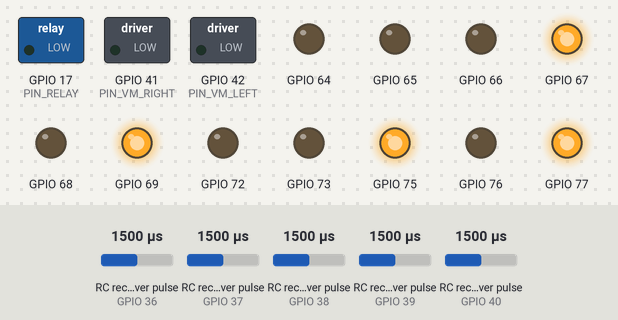
Recording of a sketch running on a simulated ESP32-S3. Shown: switched loads named in the sketch (green lamp = pin HIGH), output pins drawn as LEDs (lit = HIGH). Wiring (inferred from the names in the program): 5 × RC receiver channel: data GPIO 36 / data GPIO 37 / data GPIO 38 / data GPIO 39 / data GPIO 40. Inputs (shaded band) come from the test bench; at power-on: RC receiver pulse (sensors on GPIO 36, GPIO 37, GPIO 39, GPIO 38, GPIO 40) 1500 µs. What the sketch prints to the serial monitor is not drawn.

Above: at 1.7 s.
1.8 s: RC receiver pulse (sensor on GPIO 36) set to 1512 µs
At 2.5 s:
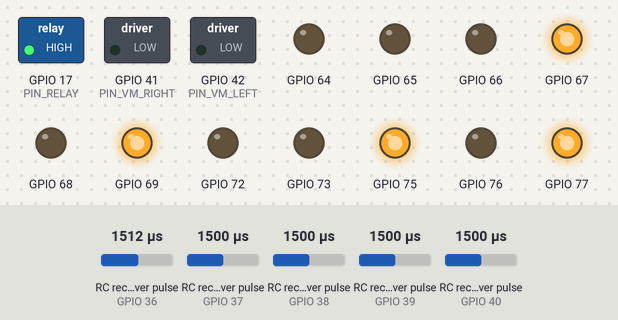
3.4 s: RC receiver pulse (sensor on GPIO 37) set to 1411 µs
4.9 s: RC receiver pulse (sensor on GPIO 37) set to 1399 µs
At 5.5 s:
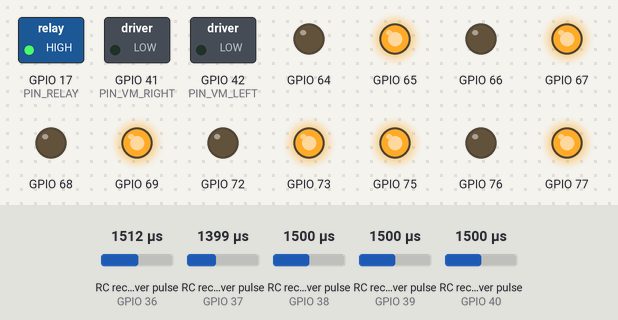
6.4 s: RC receiver pulse (sensor on GPIO 39) set to 1415 µs
7.9 s: RC receiver pulse (sensor on GPIO 39) set to 1399 µs
At 9.2 s:
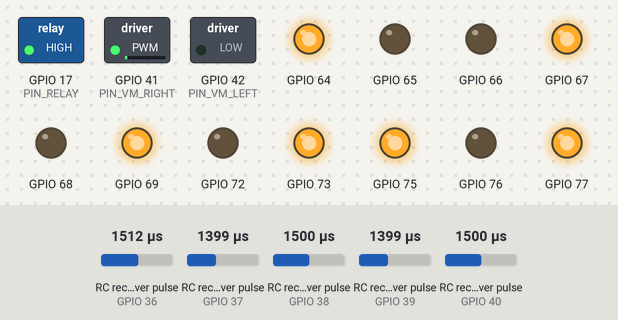
9.5 s: RC receiver pulse (sensor on GPIO 36) set to 1020 µs
At 9.9 s:
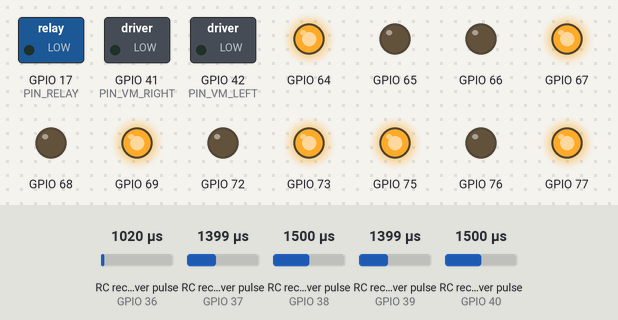
Timing chart, 0 to 12.0 s (numbered marks = the images above; inputs shaded):
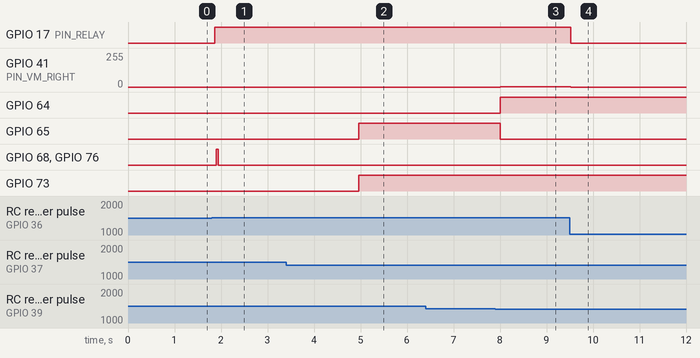

Measured:
- the behaviour switches between 1500 and 1501 µs on RC receiver pulse (sensor on GPIO 36) (found by bisection; images 0 and 1)
- the behaviour switches between 1400 and 1399 µs on RC receiver pulse (sensor on GPIO 37) (found by bisection; images 1 and 2)
- the behaviour switches between 1400 and 1399 µs on RC receiver pulse (sensor on GPIO 39) (found by bisection; images 2 and 3)
- after the input at 1.8 s, GPIO 17 (PIN_RELAY): LOW → HIGH after 0.06 s; GPIO 68, GPIO 76: LOW → HIGH after 0.09 s, → LOW 0.05 s later
- after the input at 3.4 s, every drawn part: stays the same
- after the input at 4.9 s, GPIO 65, GPIO 73: LOW → HIGH after 0.06 s
- after the input at 6.4 s, every drawn part: stays the same
- after the input at 7.9 s, GPIO 41 (PIN_VM_RIGHT): 0/255 → 1/255 after 0.10 s; GPIO 64: LOW → HIGH after 0.10 s; GPIO 65: HIGH → LOW after 0.10 s
- after the input at 9.5 s, GPIO 17 (PIN_RELAY): HIGH → LOW at once; GPIO 41 (PIN_VM_RIGHT): 1/255 → 0/255 at once

The sketch:

base.ino
```cpp
#include <Adafruit_MCP23X17.h>
#include <Wire.h>
#include <WiFi.h>
#include <esp_now.h>
#include "driver/gpio.h"

// ─── Pin definitions ──────────────────────────────────────────────────────────
const gpio_num_t PIN_CH1 = GPIO_NUM_40;  // right stick X → cylinder 2
const gpio_num_t PIN_CH2 = GPIO_NUM_39;  // left  stick Y → linear velocity
const gpio_num_t PIN_CH3 = GPIO_NUM_38;  // right stick Y → cylinder 1
const gpio_num_t PIN_CH4 = GPIO_NUM_37;  // left  stick X → angular velocity
const gpio_num_t PIN_CH5 = GPIO_NUM_36;  // switch A      → relay on/off

const gpio_num_t PIN_VM_LEFT  = GPIO_NUM_42;
const gpio_num_t PIN_VM_RIGHT = GPIO_NUM_41;
const gpio_num_t PIN_RELAY    = GPIO_NUM_17;
const gpio_num_t PIN_SDA      = GPIO_NUM_18;
const gpio_num_t PIN_SCL      = GPIO_NUM_8;

// ─── IO expander (MCP23017, addr 0x20) ───────────────────────────────────────
Adafruit_MCP23X17 mcp;
const uint8_t MCP_ADDR      = 0x20;
const uint8_t FWD_L         = 0;
const uint8_t REV_L         = 1;
const uint8_t STOP_MODE_L   = 2;
const uint8_t M0_L          = 3;
const uint8_t ALARM_RESET_L = 4;
const uint8_t MB_FREE_L     = 5;
const uint8_t FWD_R         = 8;
const uint8_t REV_R         = 9;
const uint8_t STOP_MODE_R   = 10;
const uint8_t M0_R          = 11;
const uint8_t ALARM_RESET_R = 12;
const uint8_t MB_FREE_R     = 13;

// ─── ESP-NOW: sub-board address (broadcast) ───────────────────────────────────
uint8_t SUB_BOARD_ADDR[] = { 0xFF, 0xFF, 0xFF, 0xFF, 0xFF, 0xFF };

// Command sent to sub-board — must match SubBoardCmd in attachment firmware.
typedef struct {
  float cylinder_1;  // [-1.0, 1.0]  positive = forward
  float cylinder_2;  // [-1.0, 1.0]  positive = forward
  int   power;       // 1 = on, 0 = off
} SubBoardCmd;

// ─── Tunable parameters ───────────────────────────────────────────────────────
const float DEADZONE          = 0.2f;
const float LINEAR_SPEED_MAX  = 0.8;  // [m/s]
const float ANGULAR_SPEED_MAX = 0.764398163f;  // [rad/s]
const float WHEEL_DISTANCE    = 0.600f;         // [m]
const float WHEEL_RADIUS      = 0.1105f;        // [m]
const float REDUCTION_RATIO   = 100.0f;
const int   MAX_RPM           = 4000;

// ─── State ───────────────────────────────────────────────────────────────────
int g_power_relay = 0;
int g_left_rpm    = 0;
int g_right_rpm   = 0;

// ─────────────────────────────────────────────────────────────────────────────

float normPulse(uint16_t pulse) {
  float x = constrain((float)pulse, 1000.0f, 2000.0f);
  return (x - 1500.0f) / 500.0f;
}

float remapDeadzone(float v, float dz) {
  if (v == 0.0f) return 0.0f;
  float sign = (v > 0.0f) ? 1.0f : -1.0f;
  return sign * (abs(v) - dz) / (1.0f - dz);
}

float velToRpm(float v) {
  return (30.0f / M_PI) * (REDUCTION_RATIO / WHEEL_RADIUS) * v;
}

void ik(float v, float w) {
  if (v < 0) w = -w;

  float left_rpm  = velToRpm(v - WHEEL_DISTANCE * w);
  float right_rpm = velToRpm(v + WHEEL_DISTANCE * w);

  if (left_rpm > 0)       { mcp.digitalWrite(FWD_L, HIGH); mcp.digitalWrite(REV_L, LOW);  }
  else if (left_rpm < 0)  { mcp.digitalWrite(FWD_L, LOW);  mcp.digitalWrite(REV_L, HIGH); }
  else                    { mcp.digitalWrite(FWD_L, LOW);  mcp.digitalWrite(REV_L, LOW);  }

  if (right_rpm > 0)      { mcp.digitalWrite(FWD_R, LOW);  mcp.digitalWrite(REV_R, HIGH); }
  else if (right_rpm < 0) { mcp.digitalWrite(FWD_R, HIGH); mcp.digitalWrite(REV_R, LOW);  }
  else                    { mcp.digitalWrite(FWD_R, LOW);  mcp.digitalWrite(REV_R, LOW);  }

  g_left_rpm  = (int)left_rpm;
  g_right_rpm = (int)right_rpm;
}

void writeMotorPwm(int left_rpm, int right_rpm) {
  int l = map(constrain(abs(left_rpm),  0, MAX_RPM), 0, MAX_RPM, 0, 255);
  int r = map(constrain(abs(right_rpm), 0, MAX_RPM), 0, MAX_RPM, 0, 255);
  mcp.digitalWrite(MB_FREE_L, HIGH);
  mcp.digitalWrite(MB_FREE_R, HIGH);
  analogWrite(PIN_VM_LEFT,  l);
  analogWrite(PIN_VM_RIGHT, r);
}

void motorDriverReinit() {
  mcp.digitalWrite(FWD_L,         LOW);
  mcp.digitalWrite(REV_L,         LOW);
  mcp.digitalWrite(FWD_R,         LOW);
  mcp.digitalWrite(REV_R,         LOW);
  mcp.digitalWrite(STOP_MODE_L,   LOW);
  mcp.digitalWrite(STOP_MODE_R,   LOW);
  mcp.digitalWrite(M0_L,          HIGH);
  mcp.digitalWrite(M0_R,          HIGH);
  mcp.digitalWrite(MB_FREE_L,     HIGH);
  mcp.digitalWrite(MB_FREE_R,     HIGH);
  mcp.digitalWrite(ALARM_RESET_L, HIGH);
  mcp.digitalWrite(ALARM_RESET_R, HIGH);
  delay(50);
  mcp.digitalWrite(ALARM_RESET_L, LOW);
  mcp.digitalWrite(ALARM_RESET_R, LOW);
  delay(50);
}

void ioExpanderInit() {
  mcp.begin_I2C(MCP_ADDR);
  mcp.pinMode(FWD_L,         OUTPUT);
  mcp.pinMode(REV_L,         OUTPUT);
  mcp.pinMode(STOP_MODE_L,   OUTPUT);
  mcp.pinMode(M0_L,          OUTPUT);
  mcp.pinMode(ALARM_RESET_L, OUTPUT);
  mcp.pinMode(MB_FREE_L,     OUTPUT);
  mcp.pinMode(FWD_R,         OUTPUT);
  mcp.pinMode(REV_R,         OUTPUT);
  mcp.pinMode(STOP_MODE_R,   OUTPUT);
  mcp.pinMode(M0_R,          OUTPUT);
  mcp.pinMode(ALARM_RESET_R, OUTPUT);
  mcp.pinMode(MB_FREE_R,     OUTPUT);

  mcp.digitalWrite(STOP_MODE_L, LOW);
  mcp.digitalWrite(STOP_MODE_R, LOW);
  mcp.digitalWrite(M0_L,        HIGH);
  mcp.digitalWrite(M0_R,        HIGH);
  mcp.digitalWrite(MB_FREE_L,   HIGH);
  mcp.digitalWrite(MB_FREE_R,   HIGH);
}

void espNowInit() {
  WiFi.mode(WIFI_STA);
  if (esp_now_init() != ESP_OK) {
    Serial.println("ESP-NOW init failed");
    return;
  }
  esp_now_peer_info_t peer = {};
  memcpy(peer.peer_addr, SUB_BOARD_ADDR, 6);
  peer.channel = 0;
  peer.encrypt = false;
  esp_now_add_peer(&peer);
}

// ─────────────────────────────────────────────────────────────────────────────

void setup() {
  Serial.begin(115200);
  delay(500);

  gpio_set_direction(PIN_CH1,      GPIO_MODE_INPUT);
  gpio_set_direction(PIN_CH2,      GPIO_MODE_INPUT);
  gpio_set_direction(PIN_CH3,      GPIO_MODE_INPUT);
  gpio_set_direction(PIN_CH4,      GPIO_MODE_INPUT);
  gpio_set_direction(PIN_CH5,      GPIO_MODE_INPUT);
  gpio_set_direction(PIN_RELAY,    GPIO_MODE_OUTPUT);
  gpio_set_direction(PIN_VM_LEFT,  GPIO_MODE_OUTPUT);
  gpio_set_direction(PIN_VM_RIGHT, GPIO_MODE_OUTPUT);

  while (gpio_pullup_en(PIN_SDA) != ESP_OK);
  while (gpio_pullup_en(PIN_SCL) != ESP_OK);
  Wire.setPins(PIN_SDA, PIN_SCL);
  Wire.begin();

  ioExpanderInit();
  espNowInit();
  Serial.println("Ready");
}

void loop() {
  // ── Read RC ─────────────────────────────────────────────────────────────────
  uint16_t ch1 = pulseIn(PIN_CH1, HIGH, 25000);  // right stick X
  uint16_t ch2 = pulseIn(PIN_CH2, HIGH, 25000);  // left  stick Y
  uint16_t ch3 = pulseIn(PIN_CH3, HIGH, 25000);  // right stick Y
  uint16_t ch4 = pulseIn(PIN_CH4, HIGH, 25000);  // left  stick X
  uint16_t ch5 = pulseIn(PIN_CH5, HIGH, 25000);  // relay switch

  if (ch5 != 0) g_power_relay = (ch5 > 1500) ? 1 : 0;

  // ── Relay ───────────────────────────────────────────────────────────────────
  static int prev_relay = 0;

  if (g_power_relay == 0) {
    digitalWrite(PIN_RELAY,   LOW);
    analogWrite(PIN_VM_LEFT,  0);
    analogWrite(PIN_VM_RIGHT, 0);
    prev_relay = 0;

    // Send stop command to sub-board
    SubBoardCmd cmd = { 0.0f, 0.0f, 0 };
    esp_now_send(SUB_BOARD_ADDR, (uint8_t *)&cmd, sizeof(cmd));
    return;
  }

  if (prev_relay == 0) {
    digitalWrite(PIN_RELAY, HIGH);
    delay(30);        // wait for relay contacts to close and driver to power up
    motorDriverReinit();  // AlarmReset pulse now reaches a powered driver
  } else {
    digitalWrite(PIN_RELAY, HIGH);
  }
  prev_relay = 1;

  // ── Joystick → velocity ─────────────────────────────────────────────────────
  float joy_y = 0.0f, joy_x = 0.0f;
  float cyl1  = 0.0f, cyl2  = 0.0f;

  if (ch2 != 0 && ch4 != 0) {
    float raw_y = normPulse(ch2);
    float raw_x = normPulse(ch4);
    if (abs(raw_y) < DEADZONE) raw_y = 0.0f;
    if (abs(raw_x) < DEADZONE) raw_x = 0.0f;
    joy_y = remapDeadzone(raw_y, DEADZONE);
    joy_x = remapDeadzone(raw_x, DEADZONE);
  }

  if (ch1 != 0) cyl2 = normPulse(ch1);  // right stick X → cylinder 2
  if (ch3 != 0) cyl1 = normPulse(ch3);  // right stick Y → cylinder 1

  // Reduce linear speed when turning so wheels don't hit the RPM cap
  // asymmetrically — keeps turning authority at high speed.
  float speed_scale = 1.0f - abs(joy_x) * 0.5f;
  float linear_x  = -joy_y * LINEAR_SPEED_MAX * speed_scale;
  float angular_z = -joy_x * ANGULAR_SPEED_MAX;

  // ── Drive motor ─────────────────────────────────────────────────────────────
  ik(linear_x, angular_z);
  writeMotorPwm(g_left_rpm, g_right_rpm);

  // ── Send cylinder command to sub-board via ESP-NOW ───────────────────────────
  SubBoardCmd cmd = { cyl1, cyl2, g_power_relay };
  esp_now_send(SUB_BOARD_ADDR, (uint8_t *)&cmd, sizeof(cmd));
}
```
